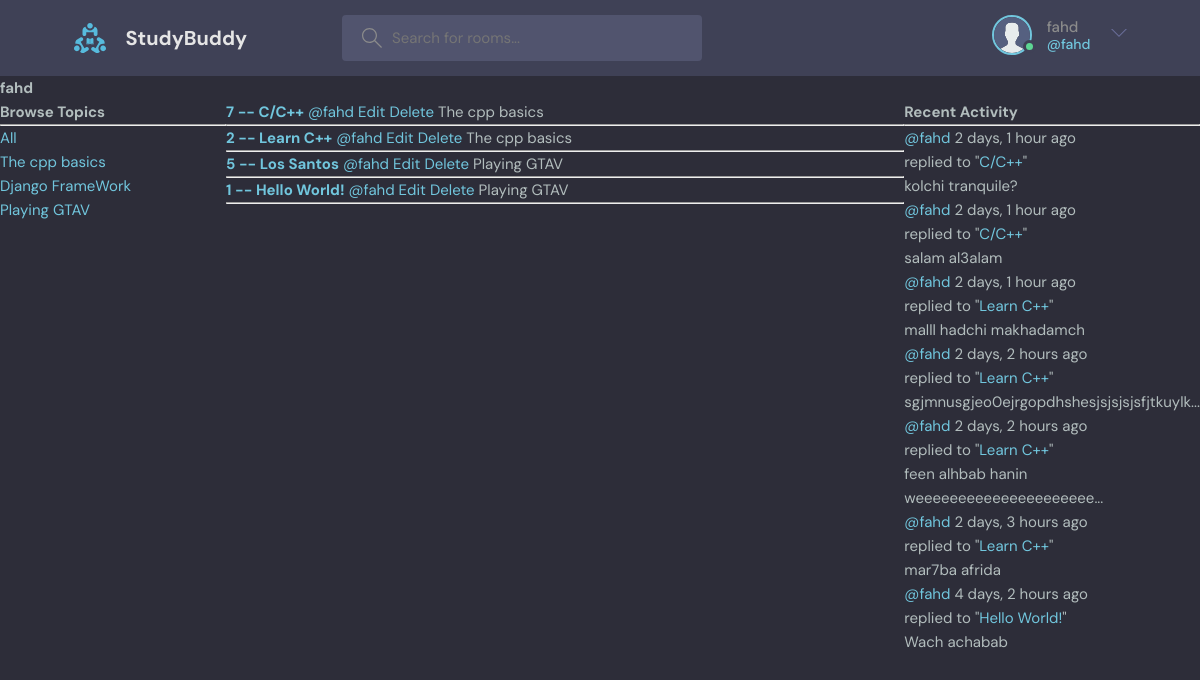
The app's page /user-profile/1/ (signed in) with its own data.
### base/models.py (models this page shows, shortened)
class Topic(models.Model):
    name = models.CharField(max_length=200)

class Room(models.Model):
    members = models.ManyToManyField(User, related_name='members', blank=True)
    host = models.ForeignKey(User, on_delete=models.SET_NULL, null=True)
    topic = models.ForeignKey(Topic, on_delete=models.SET_NULL, null=True)
    name = models.CharField(max_length=200)
    description = models.TextField(null=True, blank=True)
    updated = models.DateTimeField(auto_now=True)
    created = models.DateTimeField(auto_now_add=True)
    def __str__(self):
        return self.name
    class Meta:
        ordering = ['-updated', '-created']

class Message(models.Model):
    user = models.ForeignKey(User ,on_delete=models.CASCADE)
    room = models.ForeignKey(Room, on_delete=models.CASCADE)
    body = models.TextField()
    updated = models.DateTimeField(auto_now=True)
    created = models.DateTimeField(auto_now_add=True)
    def __str__(self):
        r = self.body[0:40]
        if len(self.body) > 40:r+='...'
        return r
    class Meta:
        ordering = ['-updated', '-created']

### base/views.py (the view)
# urls.py: path('user-profile/<str:pk>/', views.userProfile, name='user-profile'),
def userProfile(request, pk):
    user = User.objects.get(id=pk)
    rooms = user.room_set.all()
    msgs = user.message_set.all()
    topics = Topic.objects.all()
    context = {'user':user, 'rooms':rooms, 'msgs':msgs, 'topics':topics}
    return render(request, 'base/profile.html', context)

### base/templates/base/profile.html (shortened to what this page needs)
{% include 'main.html' %}
{% block content %}
<h1>{{user.username}}</h1>
<div class="profile-container">
    <div>
        {% include 'base/topics.html' %}
    </div>
    <div>
        {% include 'base/feed.html' %}
    </div>
    <div>
        {% include 'base/activity.html' %}
    </div>
</div>
{% endblock content %}

### templates/navbar.html (shortened to what this page needs)
{% load static %}
<header class="header header--loggedIn">
    <div class="container">
      <a href="{% url 'home' %}" class="header__logo">
        <img src="{% static 'images/logo.svg' %}" />
        <h1>StudyBuddy</h1>
      </a>
      <form class="header__search" method='GET' action="{% url 'home' %}" >
        <label>
          <input name='q' placeholder="Search for rooms..." />
        </label>
      </form>
      <nav class="header__menu">
        {% if request.user.is_authenticated %}
        <div class="header__user">
          <a href="profile.html">
            <div class="avatar avatar--medium active">
              <img src="{% static 'images/avatar.svg' %}" />
            </div>
            <p>{{request.user}} <span>@{{request.user.username}}</span></p>
          </a>
          <button class="dropdown-button">
            <svg version="1.1" xmlns="http://www.w3.org/2000/svg" width="32" height="32" viewBox="0 0 32 32">
              <title>chevron-down</title>
              <path d="M16 21l-13-13h-3l16 16 16-16h-3l-13 13z"></path>
            </svg>
          </button>
        </div>
        {% else %}
        <a href="{% url 'login' %}">
          <img src="./assets/avatar.svg" />
          <p>Login</p>
        </a>
        {% endif %}
      </nav>
    </div>
  </header>

### base/templates/base/topics.html
<h3>Browse Topics</h3>
<hr>
<div>
    <a href="{% url 'home' %}">All</a>
</div>
{% for topic in topics %}
    <div>
        <a href="{% url 'home' %}?q={{topic.name}}">{{topic.name}}</a>
    </div>
{% endfor %}

### base/templates/base/feed.html
<div>
{% for room in rooms %}
    <div>
        <a href="{% url 'room' room.id %}"><h5>{{room.id}} -- {{room.name}}</h5></a>
        <a href="{% url 'user-profile' room.host.id %}">@{{room.host.username}}</a>
        {% if request.user == room.host %}
            <a href="{% url 'update-room' room.id %}">Edit</a>
            <a href="{% url 'delete-room' room.id %}">Delete</a>
        {% endif %}
        <small>{{room.topic.name}}</small>
        <hr>
    </div>
{% endfor %}
</div>

### base/templates/base/activity.html
<h3>Recent Activity</h3>
<hr>
{% for msg in msgs %}
<div>
    <small><a href="{% url 'user-profile' msg.user.id %}">@{{msg.user}}</a> {{msg.created|timesince}} ago <br></small>
    <small>replied to "<a href="{% url 'room' msg.room.id %}?q={{msg.room.name}}" >{{msg.room}}</a>"</small>
    <p>{{msg}}</p>
</div>
{% endfor %}

### static/styles/style.css (style rules this page uses)
:root { --color-main: #71c6dd; --color-main-light: #e1f6fb; --color-dark: #3f4156; --color-dark-medium: #51546e; --color-dark-light: #696d97; --color-light: #e5e5e5; --color-gray: #8b8b8b; --color-light-gray: #b2bdbd; --color-bg: #2d2d39; --color-success: #5dd693; --color-error: #fc4b0b; }
* { font-family: "DM Sans", -apple-system, BlinkMacSystemFont, "Segoe UI", Roboto, Oxygen, Ubuntu, Cantarell, "Open Sans", "Helvetica Neue", sans-serif; margin: 0; padding: 0; box-sizing: border-box; text-rendering: optimizeLegibility; font-size: inherit; }
html { font-size: 56.25%; }
@media only screen and (min-width: 1200px) { html { font-size: 62.5%; } }
body { line-height: 1.6; font-weight: 400; font-size: 1.5rem; color: var(--color-light-gray); background-color: var(--color-bg); min-height: 100vh; }
img { width: 100%; }
a { display: inline-block; color: var(--color-main); text-decoration: none; }
.container { max-width: 120rem; width: 90%; margin: auto; }
.avatar { position: relative; display: inline-block; border-radius: 50%; border: 2px solid var(--color-main); }
.avatar img { display: block; border-radius: 50%; object-fit: cover; object-position: center; }
.avatar::after { content: ""; display: block; position: absolute; background-color: var(--color-gray); z-index: 111; border-radius: 50%; border: 0.3rem solid var(--color-dark); }
.avatar.active::after { background-color: var(--color-success); }
.avatar.avatar--medium img { width: 3.6rem; height: 3.6rem; border-radius: 50%; }
.avatar.avatar--medium:after { width: 0.7rem; height: 0.7rem; bottom: 0px; right: -6px; }
.header { padding: 1.5rem; background-color: var(--color-dark); }
.header > .container { display: flex; gap: 9.5rem; }
.header__logo, .header__user { display: flex; gap: 2rem; align-items: center; }
.header__logo > img { height: 3.2rem; width: 3.2rem; }
.header__logo > h1 { font-weight: 700; font-size: 2rem; color: var(--color-light); }
.header__search > label { background-color: var(--color-dark-medium); padding: 1.3rem 1rem; display: flex; align-items: center; gap: 1rem; border-radius: 4px; }
.header__search svg { fill: var(--color-gray); width: 2rem; height: 2rem; margin-left: 1rem; }
.header__search input { width: 30rem; background: transparent; border: none; outline: none; color: var(--color-light); }
.header__menu { margin-left: auto; position: relative; }
.header__menu a { display: flex; gap: 1.5rem; align-items: center; font-weight: 500; text-decoration: none; color: var(--color-gray); }
.header__menu img { height: 3.6rem; }
.header__menu p { line-height: 1.2; }
.header__menu span { color: var(--color-main); font-weight: 500; font-size: 1.4rem; display: block; }
.header__menu svg { width: 1.6rem; height: 1.6rem; fill: var(--color-dark-light); }
.dropdown-button { background: transparent; border: 0; outline: 0; cursor: pointer; }

### base/templates/base/profile.html (style rules this page uses)
.profile-container { display : grid; grid-template-columns: 1fr 3fr 1fr; }

### records on screen
Topic: name "The cpp basics"
Topic: name "Django FrameWork"
Topic: name "Playing GTAV"
Room: id "7", name "C/C++", host.username "fahd", shows "Edit", topic.name "The cpp basics"
Room: id "2", name "Learn C++", host.username "fahd", shows "Edit", topic.name "The cpp basics"
Room: id "5", name "Los Santos", host.username "fahd", shows "Edit", topic.name "Playing GTAV"
Room: id "1", name "Hello World!", host.username "fahd", shows "Edit", topic.name "Playing GTAV"
Message: user "fahd", created "2 days, 1 hour", room "C/C++", body "kolchi tranquile?"
Message: user "fahd", created "2 days, 1 hour", room "C/C++", body "salam al3alam"
Message: user "fahd", created "2 days, 1 hour", room "Learn C++", body "malll hadchi makhadamch"
Message: user "fahd", created "2 days, 2 hours", room "Learn C++", body "sgjmnusgjeo0ejrgopdhshesjsjsjsjsfjtkuylk..."
Message: user "fahd", created "2 days, 2 hours", room "Learn C++", body "feen alhbab hanin weeeeeeeeeeeeeeeeeeeee..."
Message: user "fahd", created "2 days, 3 hours", room "Learn C++", body "mar7ba afrida"
Message: user "fahd", created "4 days, 2 hours", room "Hello World!", body "Wach achabab"

### other values on screen
{{ request.user }} "fahd"
{{ request.user.username }} "fahd"
{{ user.username }} "fahd"
